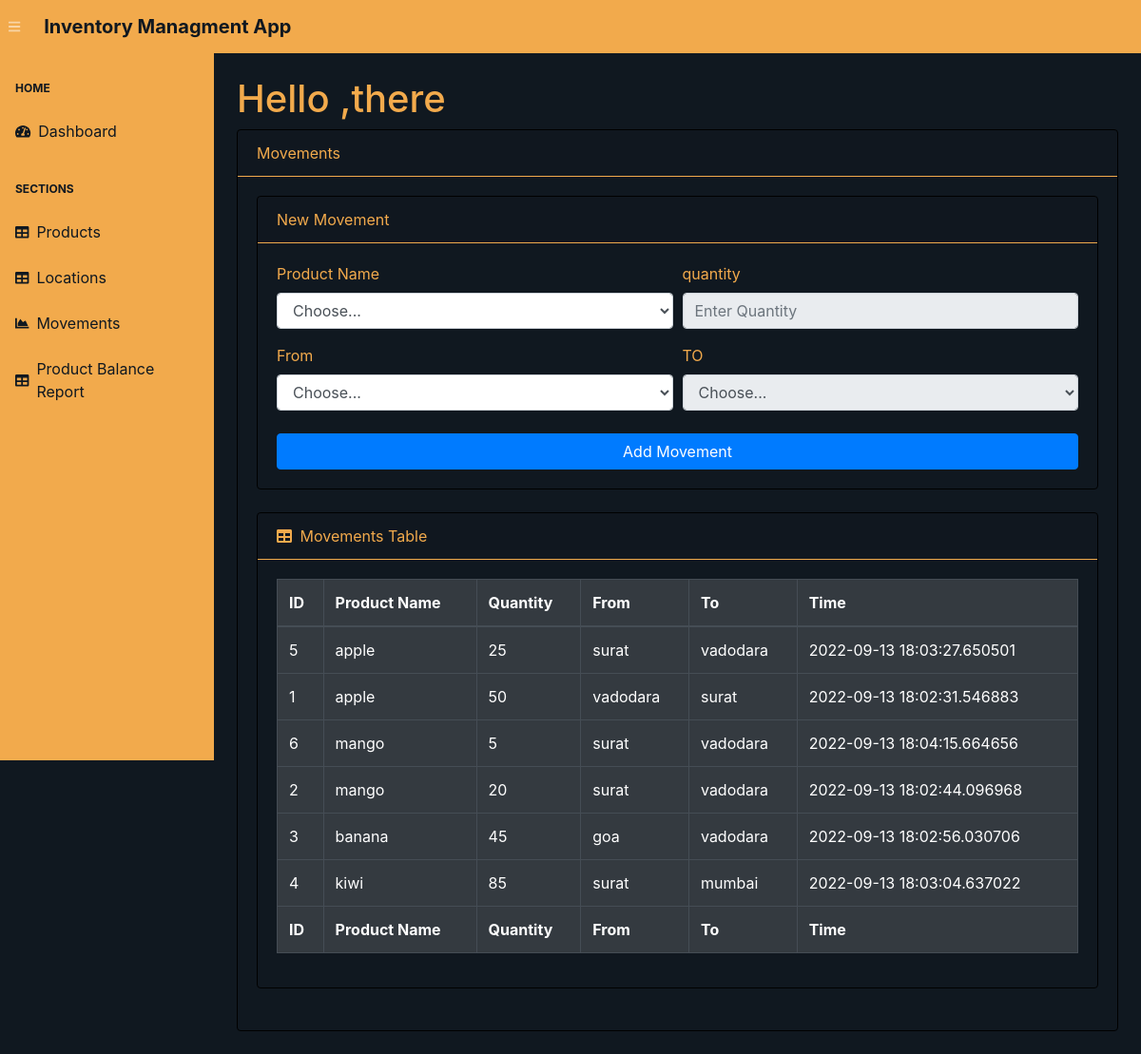
The app's page /movements/ with its own data.
### app.py (models this page shows, shortened)
class ProductMovement(db.Model):
    __tablename__   = 'productmovements'
    movement_id     = db.Column(db.Integer, primary_key=True)
    product_id      = db.Column(db.Integer, db.ForeignKey('products.product_id'))
    qty             = db.Column(db.Integer)
    from_location   = db.Column(db.Integer, db.ForeignKey('locations.location_id'))
    to_location     = db.Column(db.Integer, db.ForeignKey('locations.location_id'))
    movement_time   = db.Column(db.DateTime, default=datetime.utcnow)
    product         = db.relationship('Product', foreign_keys=product_id)
    fromLoc         = db.relationship('Location', foreign_keys=from_location)
    toLoc           = db.relationship('Location', foreign_keys=to_location)

class Product(db.Model):
    __tablename__ = 'products'
    product_id      = db.Column(db.String(200), primary_key=True)
    date_created    = db.Column(db.DateTime, default=datetime.utcnow)

### app.py (the view)
@app.route("/movements/", methods=["POST", "GET"])
def viewMovements():
    if request.method == "POST" :
        product_id      = request.form["productId"]
        qty             = request.form["qty"]
        fromLocation    = request.form["fromLocation"]
        toLocation      = request.form["toLocation"]
        new_movement = ProductMovement(
            product_id=product_id, qty=qty, from_location=fromLocation, to_location=toLocation)
        try:
            db.session.add(new_movement)
            db.session.commit()
            return redirect("/movements/")
        except:
            return "There Was an issue while add a new Movement"
    else:
        products    = Product.query.order_by(Product.date_created).all()
        locations   = Location.query.order_by(Location.date_created).all()
        movs = ProductMovement.query\
        .join(Product, ProductMovement.product_id == Product.product_id)\
        .add_columns(
            ProductMovement.movement_id,
            ProductMovement.qty,
            Product.product_id,
            ProductMovement.from_location,
            ProductMovement.to_location,
            ProductMovement.movement_time)\
        .all()
        movements   = ProductMovement.query.order_by(
            ProductMovement.movement_time).all()
        return render_template("movements.html", movements=movs, products=products, locations=locations)

### templates/movements.html (shortened to what this page needs)
{% extends 'base.html' %}
{% block content %}
<main style="background-color:#101820FF ;">
    <div class="container-fluid">
        <h1 class="mt-4" style="color:#F2AA4CFF;">Hello ,there</h1>
        <div class="card mb-4" style="background-color:#101820FF ;color : #F2AA4CFF;border-color: black;">
            <div class="card-header" style="border-bottom: 1px solid #F2AA4CFF;">Movements</div>
            <div class="card-body">
                <div class="card mb-4" style="background-color:#101820FF ;color : #F2AA4CFF;border-color: black;">
                    <div class="card-header" style="border-bottom: 1px solid #F2AA4CFF;">New Movement</div>
                    <div class="card-body">
                        <form action="/movements/" method="POST" id="movements_from">
                            <div class="form-row">
                                <div class="col-md-6">
                                    <div class="form-group">
                                        <label for="productId">Product Name</label>
                                        <select id="productId" name="productId" class="form-control">
                                            <option selected value="">Choose...</option>
                                        </select>
                                    </div>
                                </div>
                                <div class="col-md-6">
                                    <div class="form-group">
                                        <label for="qty">quantity</label>
                                        <input class="form-control" name="qty" id="qty" type="number"
                                            placeholder="Enter Quantity" />
                                    </div>
                                </div>
                            </div>
                            <div class="form-row">
                                <div class="col-md-6">
                                    <label for="fromLocation">From</label>
                                    <select class="form-control" name="fromLocation">
                                        <option selected value="">Choose...</option>
                                    </select>
                                </div>
                                <div class="col-md-6">
                                    <label for="toLocation">TO</label>
                                    <select id="toLocation" name="toLocation" class="form-control">
                                        <option selected value="">Choose...</option>
                                    </select>
                                </div>
                            </div>
                            <div class="form-group mt-4 mb-0">
                                <input type="submit" class="btn btn-primary btn-block" value="Add Movement"
                                    class="btn btn-primary">
                            </div>
                        </form>
                    </div>
                </div>
                <div class="card mb-4" style="background-color:#101820FF ;color : #F2AA4CFF;border-color: black;">
                    <div class="card-header" style="border-bottom: 1px solid #F2AA4CFF;">
                        <i class="fas fa-table mr-1"></i>
                        Movements Table
                    </div>
                    <div class="card-body">
                        <div class="table-responsive">
                            {% if movements|length < 1 %} <h4>There are no Movements, add one above</h4>
                                {% else %}
                                <table class="table table-bordered table-dark" id="dataTable" width="100%"
                                    cellspacing="0">
                                    <thead>
                                        <tr>
                                            <th>ID</th>
                                            <th>Product Name</th>
                                            <th>Quantity</th>
                                            <th>From</th>
                                            <th>To</th>
                                            <th>Time</th>
                                        </tr>
                                    </thead>
                                    <tfoot>
                                        <tr>
                                            <th>ID</th>
                                            <th>Product Name</th>
                                            <th>Quantity</th>
                                            <th>From</th>
                                            <th>To</th>
                                            <th>Time</th>
                                        </tr>
                                    </tfoot>
                                    <tbody>
                                        {% for movement in movements%}
                                        <tr>
                                            <td>{{ movement.movement_id }}</td>
                                            <td>{{ movement.product_id }}</td>
                                            <td>{{ movement.qty }}</td>
                                            <td>{{ movement.from_location }}</td>
                                            <td>{{ movement.to_location }}</td>
                                            <td>{{ movement.movement_time }}</td>
                                        </tr>
                                        {% endfor %}
                                    </tbody>
                                </table>
                                {% endif %}
                        </div>
                    </div>
                </div>
            </div>
        </div>
    </div>
</main>
{% endblock %}

### records on screen
ProductMovement: movement_id "5", product_id "apple", qty "25", from_location "surat", to_location "vadodara", movement_time "2022-09-13 18:03:27.650501"
ProductMovement: movement_id "1", product_id "apple", qty "50", from_location "vadodara", to_location "surat", movement_time "2022-09-13 18:02:31.546883"
ProductMovement: movement_id "6", product_id "mango", qty "5", from_location "surat", to_location "vadodara", movement_time "2022-09-13 18:04:15.664656"
ProductMovement: movement_id "2", product_id "mango", qty "20", from_location "surat", to_location "vadodara", movement_time "2022-09-13 18:02:44.096968"
ProductMovement: movement_id "3", product_id "banana", qty "45", from_location "goa", to_location "vadodara", movement_time "2022-09-13 18:02:56.030706"
ProductMovement: movement_id "4", product_id "kiwi", qty "85", from_location "surat", to_location "mumbai", movement_time "2022-09-13 18:03:04.637022"
